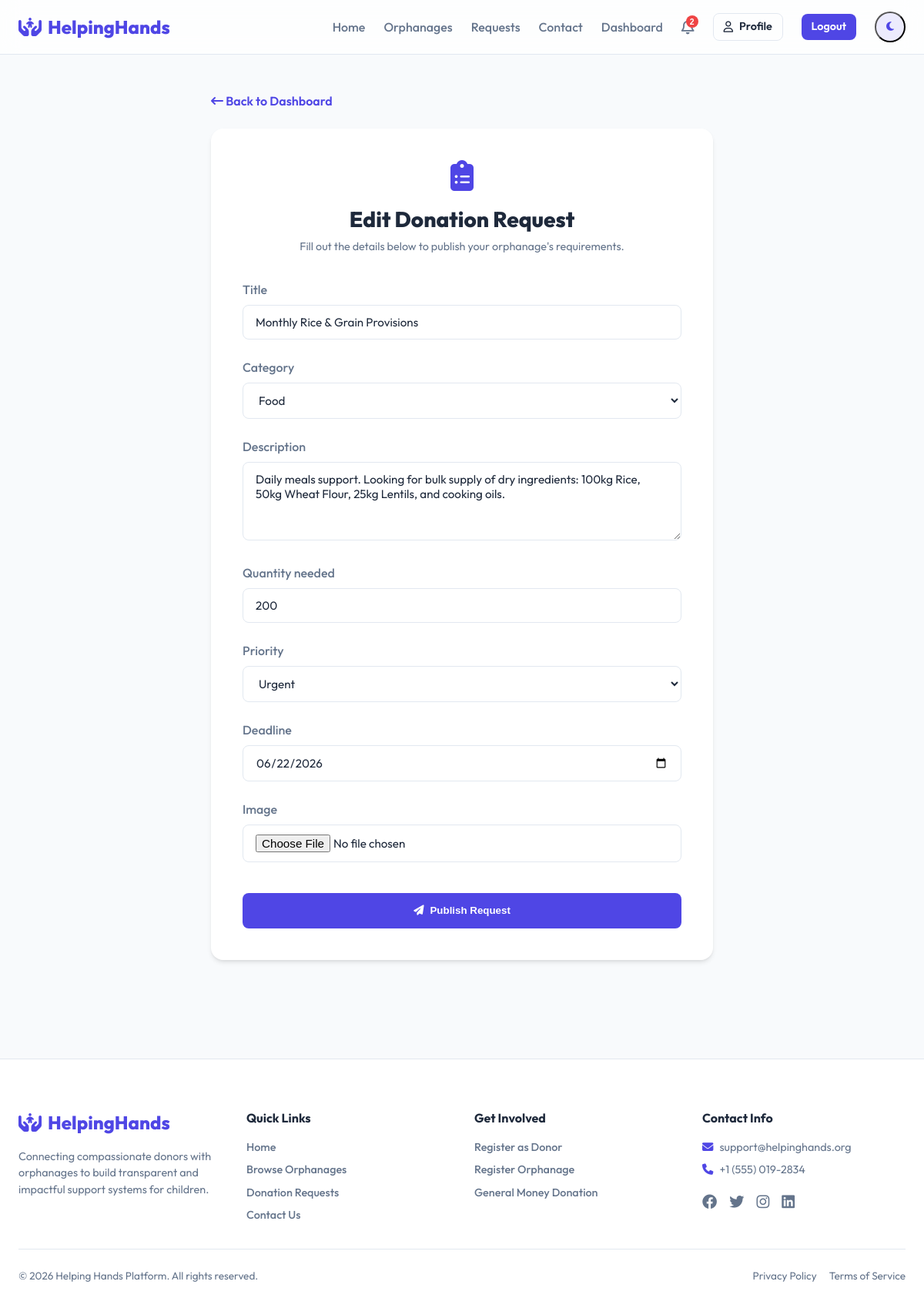
The page /donations/requests/3/edit/ (signed in) on the database its author committed.
### donations/models.py (models this page shows, shortened)
class DonationRequest(models.Model):
    PRIORITY_CHOICES = [
        ('Low', 'Low'),
        ('Medium', 'Medium'),
        ('High', 'High'),
        ('Urgent', 'Urgent'),
    ]
    STATUS_CHOICES = [
        ('Open', 'Open'),
        ('In Progress', 'In Progress'),
        ('Completed', 'Completed'),
    ]
    orphanage = models.ForeignKey(OrphanageProfile, on_delete=models.CASCADE, related_name='requests')
    title = models.CharField(max_length=200)
    category = models.ForeignKey(Category, on_delete=models.SET_NULL, null=True, related_name='requests')
    description = models.TextField()
    quantity_needed = models.IntegerField()
    quantity_fulfilled = models.IntegerField(default=0)
    priority = models.CharField(max_length=15, choices=PRIORITY_CHOICES, default='Medium')
    deadline = models.DateField()
    image = models.ImageField(upload_to='requests/', null=True, blank=True)
    status = models.CharField(max_length=15, choices=STATUS_CHOICES, default='Open')
    created_at = models.DateTimeField(auto_now_add=True)

### donations/views.py (the view)
# urls.py: path('requests/<int:request_id>/edit/', views.request_edit, name='request_edit'),
@login_required
def request_edit(request, request_id):
    if not request.user.is_orphanage:
        return redirect('dashboard')
    req = get_object_or_404(DonationRequest, id=request_id, orphanage=request.user.orphanage_profile)
    if request.method == 'POST':
        form = DonationRequestForm(request.POST, request.FILES, instance=req)
        if form.is_valid():
            form.save()
            messages.success(request, f"Request '{req.title}' has been updated.")
            return redirect('orphanage_dashboard')
    else:
        form = DonationRequestForm(instance=req)
    return render(request, 'donations/request_form.html', {'form': form, 'title': 'Edit Donation Request'})

### donations/forms.py (shortened to what this page needs)
class DonationRequestForm(forms.ModelForm):
    class Meta:
        model = DonationRequest
        fields = ['title', 'category', 'description', 'quantity_needed', 'priority', 'deadline', 'image']
        widgets = {
            'title': forms.TextInput(attrs={'class': 'form-control', 'placeholder': 'Request Title'}),
            'category': forms.Select(attrs={'class': 'form-control'}),
            'description': forms.Textarea(attrs={'class': 'form-control', 'placeholder': 'Detailed description of the requirement...', 'rows': 4}),
            'quantity_needed': forms.NumberInput(attrs={'class': 'form-control', 'placeholder': 'Quantity needed (e.g. 50, 100)'}),
            'priority': forms.Select(attrs={'class': 'form-control'}),
            'deadline': forms.DateInput(attrs={'class': 'form-control', 'type': 'date'}),
            'image': forms.FileInput(attrs={'class': 'form-control'}),
        }

### core/context_processors.py (called while the page is built)
def notification_context(request):
    if request.user.is_authenticated:
        notifications = Notification.objects.filter(recipient=request.user, is_read=False)
        return {
            'unread_notifications_count': notifications.count(),
            'unread_notifications': notifications[:5]
        }
    return {
        'unread_notifications_count': 0,
        'unread_notifications': []
    }

### donations/models.py (called while the page is built)
    def __str__(self):
        return self.name

### templates/donations/request_form.html (shortened to what this page needs)
{% extends 'base.html' %}
{% block content %}
<div class="container" style="padding-top: 3rem; padding-bottom: 4rem; max-width: 700px;">
    <div style="margin-bottom: 1.5rem;">
        <a href="{% url 'dashboard' %}" style="color: var(--primary); font-weight: 600;"><i class="fa-solid fa-arrow-left-long"></i> Back to Dashboard</a>
    </div>
    <div class="glass-card" style="background: var(--bg-secondary); padding: 2.5rem;">
        <div style="text-align: center; margin-bottom: 2rem;">
            <i class="fa-solid fa-clipboard-list" style="font-size: 2.5rem; color: var(--primary); margin-bottom: 1rem;"></i>
            <h2 style="font-size: 1.75rem; font-weight: 800;">{{ title }}</h2>
            <p style="color: var(--text-secondary); font-size: 0.9rem; margin-top: 0.25rem;">Fill out the details below to publish your orphanage's requirements.</p>
        </div>
        <form method="POST" enctype="multipart/form-data">
            {% for field in form %}
                <div class="form-group">
                    <label for="{{ field.id_for_label }}">{{ field.label }}</label>
                    {{ field }}
                </div>
            {% endfor %}
            <button type="submit" class="btn btn-primary" style="width: 100%; height: 46px; margin-top: 1rem;">
                <i class="fa-solid fa-paper-plane"></i> Publish Request
            </button>
        </form>
    </div>
</div>
{% endblock %}

### static/css/style.css (style rules this page uses)
:root { --bg-primary: #f8fafc; --bg-secondary: #ffffff; --bg-sidebar: #0f172a; --text-primary: #1e293b; --text-secondary: #64748b; --text-light: #94a3b8; --primary: #4f46e5; --primary-hover: #4338ca; --primary-light: rgba(79, 70, 229, 0.1); --secondary: #f97316; --secondary-hover: #ea580c; --success: #10b981; --success-light: rgba(16, 185, 129, 0.1); --warning: #f59e0b; --warning-light: rgba(245, 158, 11, 0.1); --danger: #ef4444; --danger-light: rgba(239, 68, 68, 0.1); --info: #0ea5e9; --info-light: rgba(14, 165, 233, 0.1); --border-color: #e2e8f0; --shadow-sm: 0 1px 2px 0 rgba(0, 0, 0, 0.05); --shadow-md: 0 4px 6px -1px rgba(0, 0, 0, 0.1), 0 2px 4px -1px rgba(0, 0, 0, 0.06); --shadow-lg: 0 10px 15px -3px rgba(0, 0, 0, 0.1), 0 4px 6px -2px rgba(0, 0, 0, 0.05); --glass-bg: rgba(255, 255, 255, 0.75); --glass-border: rgba(255, 255, 255, 0.4); --glass-blur: 12px; }
* { margin: 0; padding: 0; box-sizing: border-box; transition: background-color 0.3s ease, border-color 0.3s ease; }
body { font-family: 'Outfit', sans-serif; background-color: var(--bg-primary); color: var(--text-primary); line-height: 1.5; overflow-x: hidden; }
a { color: inherit; text-decoration: none; }
.container { max-width: 1280px; margin: 0 auto; padding: 0 1.5rem; }
.glass-card { background: var(--glass-bg); backdrop-filter: blur(var(--glass-blur)); -webkit-backdrop-filter: blur(var(--glass-blur)); border: 1px solid var(--glass-border); border-radius: 1rem; padding: 1.5rem; box-shadow: var(--shadow-md); transition: transform 0.3s cubic-bezier(0.4, 0, 0.2, 1), box-shadow 0.3s ease; }
.btn { display: inline-flex; align-items: center; justify-content: center; gap: 0.5rem; padding: 0.625rem 1.25rem; border-radius: 0.5rem; font-weight: 600; cursor: pointer; border: none; transition: all 0.2s ease; }
.btn-primary { background-color: var(--primary); color: #ffffff; }
.form-group { margin-bottom: 1.5rem; }
.form-group label { display: block; font-weight: 500; color: var(--text-secondary); margin-bottom: 0.5rem; }
.form-control { width: 100%; padding: 0.75rem 1rem; border-radius: 0.5rem; border: 1px solid var(--border-color); background-color: var(--bg-secondary); color: var(--text-primary); font-family: inherit; font-size: 0.95rem; outline: none; }

### rows shown on the page
DonationRequest: form "Monthly Rice & Grain Provisions" "Food" "Daily meals support. Looking for bulk supply of dry ingredients: 100kg Rice, 50kg Wheat Flour, 25kg Lentils, and cooking oils." "200" "Urgent" "06/22/2026"

### other values the page prints
{{ unread_notifications_count }} "2"
{{ title }} "Edit Donation Request"
{{ field.label }} "Title" "Category" "Description" "Quantity needed" "Priority" "Deadline" "Image"
